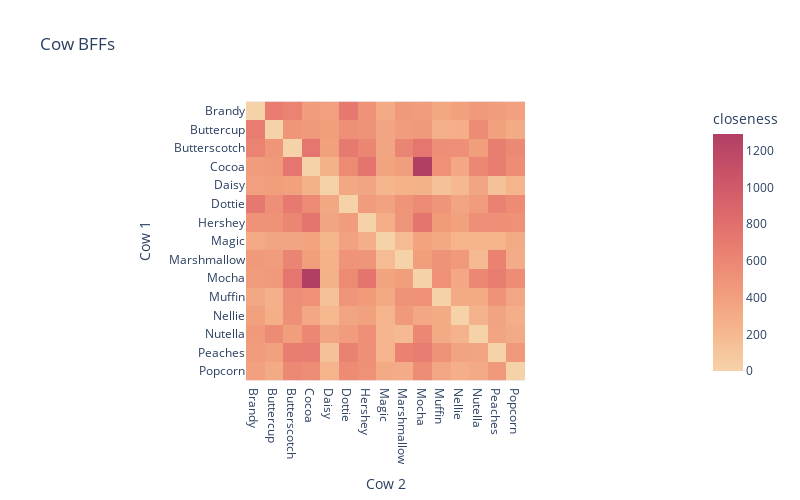

Notebook source saved alongside this figure:
### Markdown cell above
# Display Heatmap

### Code cell
pdf = df.toPandas()
pdf = pdf.pivot(index='cow1', columns='cow2', values='closeness').fillna(0)

import plotly.express as px
fig = px.imshow(pdf, x=pdf.columns, y=pdf.index, labels=dict(x="Cow 2", y="Cow 1", color="closeness"), title="Cow BFFs", color_continuous_scale='redor')
px.imshow(pdf, x=pdf.columns, y=pdf.index, labels=dict(x="Cow 2", y="Cow 1", color="closeness"),)

fig.update_layout(width=800,height=500)
fig.show()

### Figure 1 — Plotly figure (JSON) as saved in the notebook; plotly's stock layout.template omitted (floating-point values rounded to 4 significant figures; data arrays with more than 128 entries replaced by an {"elided": "..."} marker saying what was removed)
{"data": [{"coloraxis": "coloraxis", "hovertemplate": "Cow 2: %{x}<br>Cow 1: %{y}<br>closeness: %{z}<extra></extra>", "name": "0", "type": "heatmap", "x": ["Brandy", "Buttercup", "Butterscotch", "Cocoa", "Daisy", "Dottie", "Hershey", "Magic", "Marshmallow", "Mocha", "Muffin", "Nellie", "Nutella", "Peaches", "Popcorn"], "xaxis": "x", "y": ["Brandy", "Buttercup", "Butterscotch", "Cocoa", "Daisy", "Dottie", "Hershey", "Magic", "Marshmallow", "Mocha", "Muffin", "Nellie", "Nutella", "Peaches", "Popcorn"], "yaxis": "y", "z": {"elided": "15x15 float values"}}], "layout": {"coloraxis": {"colorbar": {"title": {"text": "closeness"}}, "colorscale": [[0, "rgb(246, 210, 169)"], [0.1667, "rgb(245, 183, 142)"], [0.3333, "rgb(241, 156, 124)"], [0.5, "rgb(234, 129, 113)"], [0.6667, "rgb(221, 104, 108)"], [0.8333, "rgb(202, 82, 104)"], [1, "rgb(177, 63, 100)"]]}, "height": 500, "title": {"text": "Cow BFFs"}, "width": 800, "xaxis": {"anchor": "y", "constrain": "domain", "domain": [0, 1], "scaleanchor": "y", "title": {"text": "Cow 2"}}, "yaxis": {"anchor": "x", "autorange": "reversed", "constrain": "domain", "domain": [0, 1], "title": {"text": "Cow 1"}}}}
